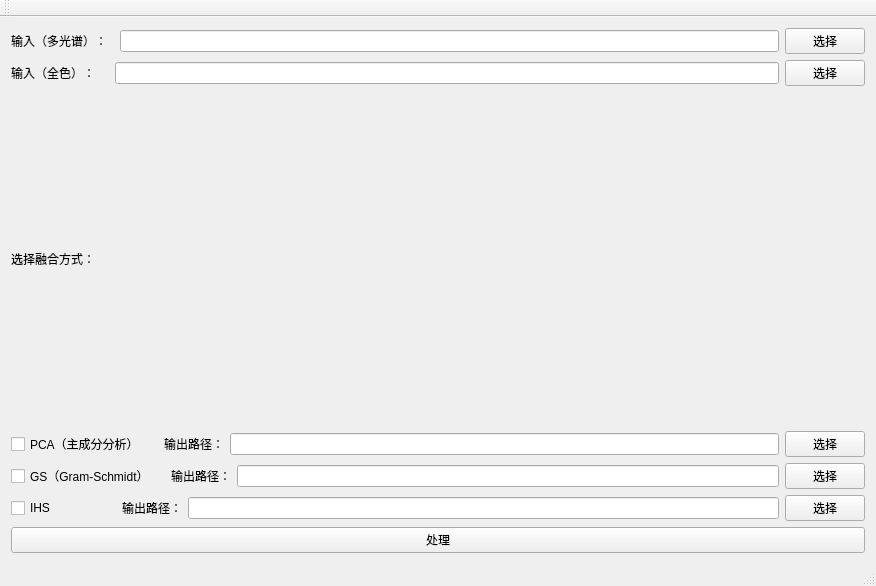
<?xml version="1.0" encoding="UTF-8"?>
<ui version="4.0">
 <class>RSPracticeClass</class>
 <widget class="QMainWindow" name="RSPracticeClass">
  <property name="geometry">
   <rect>
    <x>0</x>
    <y>0</y>
    <width>876</width>
    <height>586</height>
   </rect>
  </property>
  <property name="windowTitle">
   <string>RSPractice</string>
  </property>
  <widget class="QWidget" name="centralWidget">
   <layout class="QGridLayout" name="gridLayout">
    <item row="0" column="0">
     <layout class="QVBoxLayout" name="verticalLayout">
      <item>
       <layout class="QHBoxLayout" name="horizontalLayout">
        <item>
         <widget class="QLabel" name="label_input_mss">
          <property name="text">
           <string>输入（多光谱）：  </string>
          </property>
         </widget>
        </item>
        <item>
         <widget class="QLineEdit" name="lineEdit_mss"/>
        </item>
        <item>
         <widget class="QPushButton" name="pushButton_mss">
          <property name="text">
           <string>选择</string>
          </property>
         </widget>
        </item>
       </layout>
      </item>
      <item>
       <layout class="QHBoxLayout" name="horizontalLayout_2">
        <item>
         <widget class="QLabel" name="label_input_pan">
          <property name="text">
           <string>输入（全色）：    </string>
          </property>
         </widget>
        </item>
        <item>
         <widget class="QLineEdit" name="lineEdit_pan"/>
        </item>
        <item>
         <widget class="QPushButton" name="pushButton_pan">
          <property name="text">
           <string>选择</string>
          </property>
         </widget>
        </item>
       </layout>
      </item>
      <item>
       <widget class="QLabel" name="label_text">
        <property name="text">
         <string>选择融合方式：</string>
        </property>
       </widget>
      </item>
      <item>
       <layout class="QHBoxLayout" name="horizontalLayout_3">
        <item>
         <widget class="QCheckBox" name="checkBox_pca">
          <property name="text">
           <string>PCA（主成分分析）    </string>
          </property>
         </widget>
        </item>
        <item>
         <widget class="QLabel" name="label_pca">
          <property name="text">
           <string>输出路径：</string>
          </property>
         </widget>
        </item>
        <item>
         <widget class="QLineEdit" name="lineEdit_pca"/>
        </item>
        <item>
         <widget class="QPushButton" name="pushButton_pca">
          <property name="text">
           <string>选择</string>
          </property>
         </widget>
        </item>
       </layout>
      </item>
      <item>
       <layout class="QHBoxLayout" name="horizontalLayout_4">
        <item>
         <widget class="QCheckBox" name="checkBox_gs">
          <property name="text">
           <string>GS（Gram-Schmidt）   </string>
          </property>
         </widget>
        </item>
        <item>
         <widget class="QLabel" name="label_gs">
          <property name="text">
           <string>输出路径：</string>
          </property>
         </widget>
        </item>
        <item>
         <widget class="QLineEdit" name="lineEdit_gs"/>
        </item>
        <item>
         <widget class="QPushButton" name="pushButton_gs">
          <property name="text">
           <string>选择</string>
          </property>
         </widget>
        </item>
       </layout>
      </item>
      <item>
       <layout class="QHBoxLayout" name="horizontalLayout_5">
        <item>
         <widget class="QCheckBox" name="checkBox_ihs">
          <property name="text">
           <string>IHS                  </string>
          </property>
         </widget>
        </item>
        <item>
         <widget class="QLabel" name="label_ihs">
          <property name="text">
           <string>输出路径：</string>
          </property>
         </widget>
        </item>
        <item>
         <widget class="QLineEdit" name="lineEdit_ihs"/>
        </item>
        <item>
         <widget class="QPushButton" name="pushButton_ihs">
          <property name="text">
           <string>选择</string>
          </property>
         </widget>
        </item>
       </layout>
      </item>
      <item>
       <widget class="QPushButton" name="pushButton_process">
        <property name="text">
         <string>处理</string>
        </property>
       </widget>
      </item>
     </layout>
    </item>
   </layout>
  </widget>
  <widget class="QMenuBar" name="menuBar">
   <property name="geometry">
    <rect>
     <x>0</x>
     <y>0</y>
     <width>876</width>
     <height>22</height>
    </rect>
   </property>
  </widget>
  <widget class="QToolBar" name="mainToolBar">
   <attribute name="toolBarArea">
    <enum>TopToolBarArea</enum>
   </attribute>
   <attribute name="toolBarBreak">
    <bool>false</bool>
   </attribute>
  </widget>
  <widget class="QStatusBar" name="statusBar"/>
 </widget>
 <layoutdefault spacing="6" margin="11"/>
 <resources>
  <include location="RSPractice.qrc"/>
 </resources>
 <connections/>
</ui>
